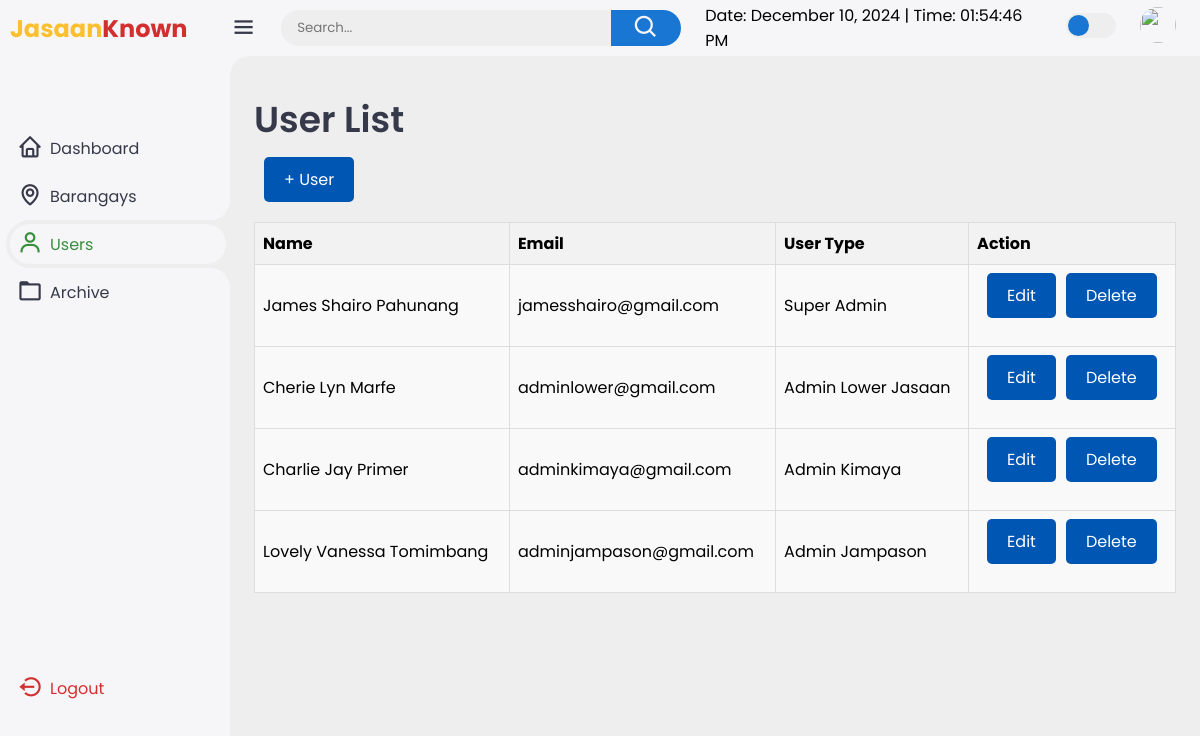
Screenshot of /users.php (signed in) with the database file from the repository.
### tables this page shows
CREATE TABLE `user` (
  `id` int(11) NOT NULL,
  `name` varchar(100) NOT NULL,
  `email` varchar(100) NOT NULL,
  `password` varchar(255) NOT NULL,
  `role` varchar(50) NOT NULL,
  `pic` blob DEFAULT NULL,
  `barangay` varchar(255) NOT NULL
);

### users.php (the view, shortened to what this page needs)
<!DOCTYPE html>
<html lang="en">
<head>
    <link href='https://unpkg.com/boxicons@2.1.4/css/boxicons.min.css' rel='stylesheet'>
    <link href="https://cdnjs.cloudflare.com/ajax/libs/font-awesome/5.15.4/css/all.min.css" rel="stylesheet">
    <link rel="stylesheet" href="style.css">
</head>
<body>
    <div class="sidebar">
        <a href="#" class="logo">
            <div class="logo-name"><span>Jasaan</span>Known</div>
        </a>
        <ul class="side-menu">
    <li><a href="dashboard.php" onclick="redirectTo('dashboard.php')"><i class='bx bx-home'></i>Dashboard</a></li>
    <li><a href="barangay.php" onclick="redirectTo('barangay.php')"><i class='bx bx-map'></i>Barangays</a></li>
    <li class="active"><a href="users.php" onclick="redirectTo('users.php')"><i class='bx bx-user'></i>Users</a></li>
    <li><a href="archive.php" onclick="redirectTo('archive.php')"><i class='bx bx-folder'></i>Archive</a></li>
</ul>
        <ul class="side-menu">
            <li>
            <br><br><br><br><br><br><br><br><br><br><br><br>
                <a href="#" class="logout">
                    <i class='bx bx-log-out-circle'></i>
                    Logout
                </a>
            </li>
        </ul>
    </div>
    <div class="content">
        <nav>
            <i class='bx bx-menu'></i>
            <form action="#">
                <div class="form-input">
                    <input type="search" placeholder="Search...">
                    <button class="search-btn" type="submit"><i class='bx bx-search'></i></button>
                </div>
            </form>
            <div id="date-time-container"></div>
            <label for="theme-toggle" class="theme-toggle"></label>
            <a href="#" class="profile">
                <img src="images/logo-x.png">
            </a>
        </nav>
            <main>
                <div class="header">
                    <div class="left">
                        <h1>User List</h1>
                    </div>
                </div>
    <button id="openModalButton" class="action-btn">+ User</button>
                <div class="table-container">
                    <table>
                        <thead>
                        <tr>
                            <th class="name">Name</th>
                            <th class="email">Email</th>
                            <th class="user-type">User Type</th>
                            <th class="action">Action</th>
                        </tr>
                        </thead>
                        <tbody>
<?php
$servername = "localhost";
$username = "root";
$password = "";
$dbname = "jk";
$conn = new mysqli($servername, $username, $password, $dbname);
$sql = "SELECT id, name, email, role FROM user";
$result = $conn->query($sql);
if ($result->num_rows > 0) {
    while($row = $result->fetch_assoc()) {
        echo "<tr>";
        echo "<td>" . htmlspecialchars($row['name']) . "</td>";
        echo "<td>" . htmlspecialchars($row['email']) . "</td>";
        echo "<td>" . htmlspecialchars($row['role']) . "</td>";
        echo "<td>";
        if ($_SESSION['user_role'] === 'Super Admin') {
            echo "<button class='action-btn edit' onclick='openEditModal(" . $row['id'] . ")'>Update</button>";
            echo "<button class='action-btn delete' onclick='deleteUser(" . $row['id'] . ")'>Delete</button>";
        } else {
            echo "<button class='action-btn' onclick='showMessage()'>Edit</button>";
            echo "<button class='action-btn' onclick='showMessage()'>Delete</button>";
        }
        echo "</td>";
        echo "</tr>";
    }
} else {
    echo "<tr><td colspan='4'>No users found.</td></tr>";
}
?>
</tbody>
                    </table>
                </div>
            </main>
        </div>
    </body>
    </html>

### style.css (style rules this page uses)
:root { --light: #f6f6f9; --primary: #1976D2; --light-primary: #CFE8FF; --grey: #eee; --dark-grey: #AAAAAA; --dark: #363949; --danger: #D32F2F; --light-danger: #FECDD3; --warning: #FBC02D; --light-warning: #FFF2C6; --success: #388E3C; --light-success: #BBF7D0; }
* { margin: 0; padding: 0; box-sizing: border-box; font-family: 'Poppins', sans-serif; }
.bx { font-size: 1.7rem; }
a { text-decoration: none; }
li { list-style: none; }
html { overflow-x: hidden; }
body { background: var(--grey); overflow-x: hidden; }
.sidebar { position: fixed; top: 0; left: 0; background: var(--light); width: 230px; height: 100%; z-index: 2000; overflow-x: hidden; scrollbar-width: none; transition: all 0.3s ease; }
.sidebar .logo { font-size: 24px; font-weight: 700; height: 56px; display: flex; align-items: center; color: var(--danger); z-index: 500; padding-bottom: 20px; box-sizing: content-box; }
.sidebar .logo .logo-name { margin-left: 10px; }
.sidebar .logo .logo-name span { color: var(--warning); }
.sidebar .side-menu { width: 100%; margin-top: 48px; }
.sidebar .side-menu li { height: 48px; background: transparent; margin-left: 6px; border-radius: 48px 0 0 48px; padding: 4px; }
.sidebar .side-menu li.active { background: var(--grey); position: relative; }
.sidebar .side-menu li.active::before { content: ""; position: absolute; width: 40px; height: 40px; border-radius: 50%; top: -40px; right: 0; box-shadow: 20px 20px 0 var(--grey); z-index: -1; }
.sidebar .side-menu li.active::after { content: ""; position: absolute; width: 40px; height: 40px; border-radius: 50%; bottom: -40px; right: 0; box-shadow: 20px -20px 0 var(--grey); z-index: -1; }
.sidebar .side-menu li a { width: 100%; height: 100%; background: var(--light); display: flex; align-items: center; border-radius: 48px; font-size: 16px; color: var(--dark); white-space: nowrap; overflow-x: hidden; transition: all 0.3s ease; }
.sidebar .side-menu li.active a { color: var(--success); }
.sidebar .side-menu li a .bx { min-width: calc(60px - ((4px + 6px) * 2)); display: flex; font-size: 1.6rem; justify-content: center; }
.sidebar .side-menu li a.logout { color: var(--danger); }
.content { position: relative; width: calc(100% - 230px); left: 230px; transition: all 0.3s ease; }
.content nav { height: 56px; background: var(--light); padding: 0 24px 0 0; display: flex; align-items: center; grid-gap: 24px; position: sticky; top: 0; left: 0; z-index: 1000; }
.content nav::before { content: ""; position: absolute; width: 40px; height: 40px; bottom: -40px; left: 0; border-radius: 50%; box-shadow: -20px -20px 0 var(--light); }
.content nav a { color: var(--dark); }
.content nav .bx.bx-menu { cursor: pointer; color: var(--dark); }
.content nav form { max-width: 400px; width: 100%; margin-right: auto; }
.content nav form .form-input { display: flex; align-items: center; height: 36px; }
.content nav form .form-input input { flex-grow: 1; padding: 0 16px; height: 100%; border: none; background: var(--grey); border-radius: 36px 0 0 36px; outline: none; width: 100%; color: var(--dark); }
.content nav form .form-input button { width: 80px; height: 100%; display: flex; justify-content: center; align-items: center; background: var(--primary); color: var(--light); font-size: 18px; border: none; outline: none; border-radius: 0 36px 36px 0; cursor: pointer; }
.content nav .profile img { width: 36px; height: 36px; object-fit: cover; border-radius: 50%; }
.content nav .theme-toggle { display: block; min-width: 50px; height: 25px; background: var(--grey); cursor: pointer; position: relative; border-radius: 25px; }
.content nav .theme-toggle::before { content: ""; position: absolute; top: 2px; left: 2px; bottom: 2px; width: calc(25px - 4px); background: var(--primary); border-radius: 50%; transition: all 0.3s ease; }
.content main { width: 100%; padding: 36px 24px; max-height: calc(100vh - 56px); }
.content main .header { display: flex; align-items: center; justify-content: space-between; grid-gap: 16px; flex-wrap: wrap; }
.content main .header .left h1 { font-size: 36px; font-weight: 600; margin-bottom: 10px; color: var(--dark); }

### rows the page displays
user: name "James Shairo Pahunang", email "jamesshairo@gmail.com", role "Super Admin"
user: name "Cherie Lyn Marfe", email "adminlower@gmail.com", role "Admin Lower Jasaan"
user: name "Charlie Jay Primer", email "adminkimaya@gmail.com", role "Admin Kimaya"
user: name "Lovely Vanessa Tomimbang", email "adminjampason@gmail.com", role "Admin Jampason"
